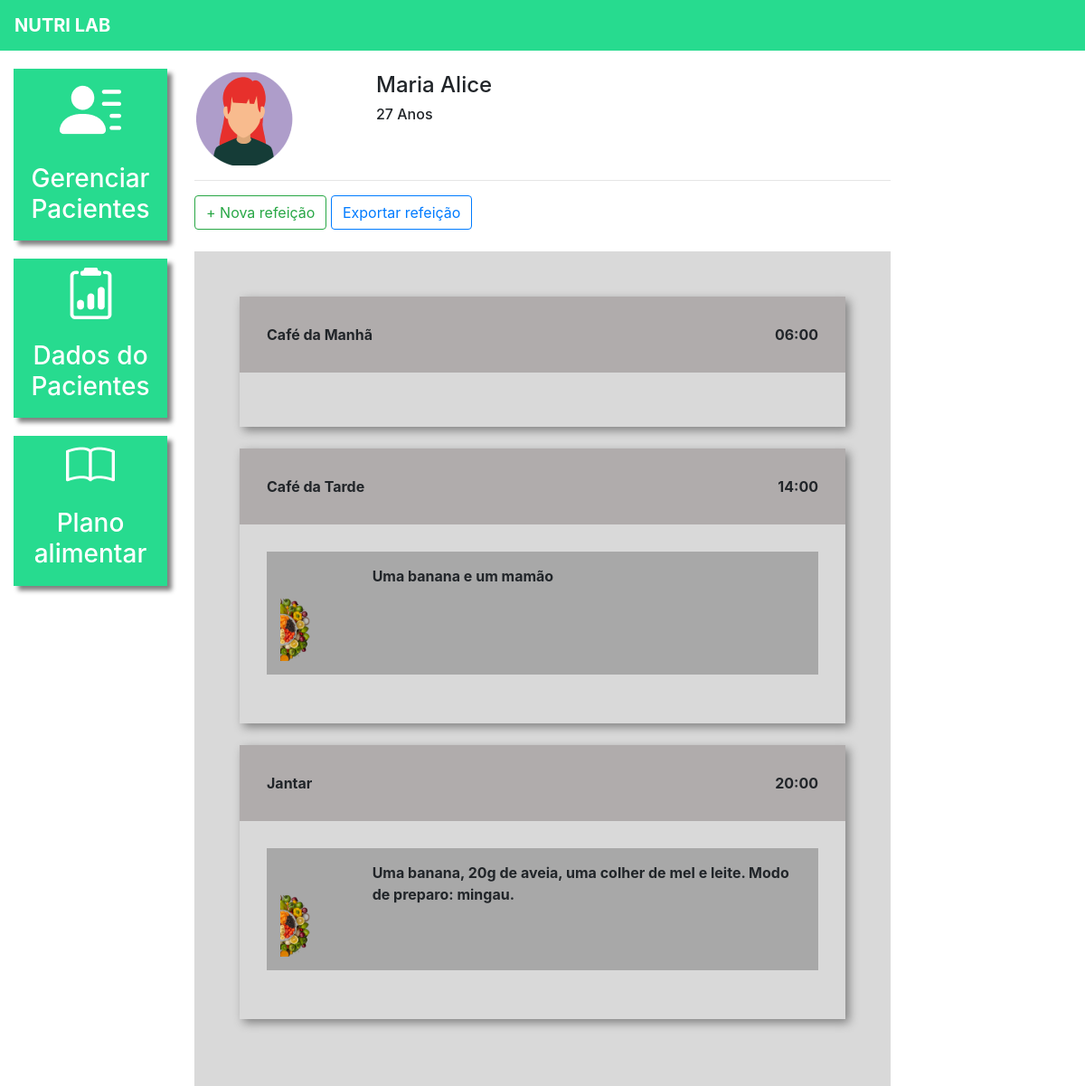
The app's page /plano_alimentar/1/ (signed in) with its own data.
### plataforma/models.py (models this page shows, shortened)
class Pacientes(models.Model):
    choices_sexo = (('F', 'Feminino'),
                    ('M', 'Maculino'))
    nome = models.CharField(max_length=50)
    sexo = models.CharField(max_length=1, choices=choices_sexo)
    idade = models.IntegerField()
    email = models.EmailField()
    telefone = models.CharField(max_length=19)
    nutri = models.ForeignKey(User, on_delete=models.CASCADE)

class Refeicao(models.Model):
    paciente = models.ForeignKey(Pacientes, on_delete=models.CASCADE)
    titulo = models.CharField(max_length=50)
    horario = models.TimeField()
    carboidratos = models.IntegerField()
    proteinas = models.IntegerField()
    gorduras = models.IntegerField()

class Opcao(models.Model):
    refeicao = models.ForeignKey(Refeicao, on_delete=models.CASCADE)
    imagem = models.ImageField(upload_to="opcao")
    descricao = models.TextField()

### plataforma/views.py (the view)
# urls.py: path('plano_alimentar/<str:id>/', plano_alimentar, name="plano_alimentar"),
def plano_alimentar(request, id):
    paciente = get_object_or_404(Pacientes, id=id)
    if not paciente.nutri == request.user:
        messages.add_message(request, constants.ERROR, 'Esse paciente não é seu')
        return redirect('/dados_paciente/')
    if request.method == "GET":
        r1 = Refeicao.objects.filter(paciente=paciente).order_by('horario')
        opcao = Opcao.objects.all()
        return render(request, 'plano_alimentar.html', {'paciente': paciente, 'refeicao':r1, 'opcao': opcao})

### plataforma/templates/plano_alimentar.html (shortened to what this page needs)
{% extends 'base_plataforma.html' %}
{% load static %}
{% block 'plataforma' %}
    <br>
    <div class="row">
        <div class="col-md-3">
            {% if paciente.sexo == "M"%}
                <img src="{% static 'plataforma/img/perfil2.png' %}">
            {% else %}
                <img src="{% static 'plataforma/img/perfil1.png' %}">
            {% endif %}
        </div>
        <div class="col-md-3 dados descricao">
            <h4>{{paciente.nome}}</h4>
            <h6>{{paciente.idade}} Anos</h6>
        </div>
    </div>
    <hr>
    <button type="button" class="btn btn-outline-success" data-toggle="modal" data-target="#modal">
        + Nova refeição
    </button>
    <button type="button" class="btn btn-outline-primary">
        Exportar refeição
    </button>
    <br>
    <br>
    <div class="fundo-alimentar">
        {% for r in refeicao %}
            <div class="refeicao">
                <div class="head-refeicao">
                    <span>{{r.titulo}}</span>
                    <span style="float: right;">{{r.horario}}</span>
                </div>
                <div class="body-refeicao">
                    {% for o in opcao%}
                        {% if o.refeicao == r %}
                            <div class="opcao">
                                <div class="row">
                                    <div class="col-md-2">
                                        <img width="100%" src="{{o.imagem.url}}">
                                    </div>
                                    <div class="col-md-10">
                                        {{o.descricao}}
                                    </div>
                                </div>
                            </div>
                            <br>
                        {% endif %}
                    {% endfor %}
                </div>
            </div>
            <br>
        {% endfor %}
    </div>
{% endblock%}

### templates/static/plataforma/css/css.css (style rules this page uses)
.dados { font-weight: bold; }
.descricao { margin-left: -12%; }
@media (max-width: 1300px) { .descricao { margin-left: 1px; } }

### templates/static/plataforma/css/plano_alimentar.css (style rules this page uses)
.fundo-alimentar { background-color: #D9D9D9; padding: 50px; }
.refeicao { box-shadow: 4px 4px 10px gray; }
.head-refeicao { background-color: #B0ACAC; padding: 30px; font-weight: bold; }
.body-refeicao { padding: 30px; font-weight: bold; }
.opcao { background-color: #A8A8A8; padding: 15px; }

### records on screen
Pacientes: nome "Maria Alice", idade "27"
Refeicao: titulo "Café da Manhã", horario "06:00"
Refeicao: titulo "Café da Tarde", horario "14:00"
Opcao: imagem (picture), descricao "Uma banana e um mamão"
Refeicao: titulo "Jantar", horario "20:00"
Opcao: imagem (picture), descricao "Uma banana, 20g de aveia, uma colher de mel e leite. Modo de preparo: mingau."
